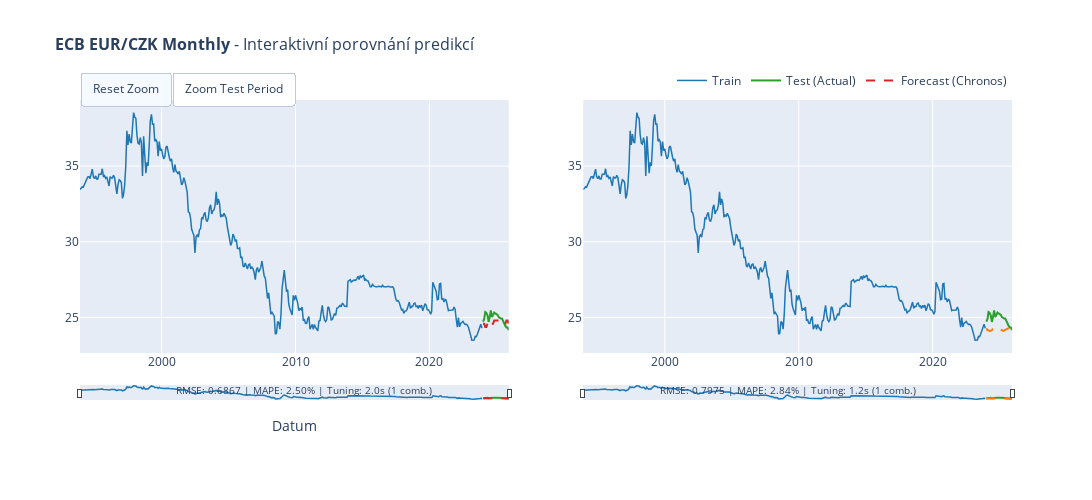

Here is the notebook cell this chart was saved with:
### Code cell
# 10. Interaktivní vizualizace (Plotly)
# Tato buňka používá již natrénované predikce z předchozí buňky

import plotly.graph_objects as go
from plotly.subplots import make_subplots

def create_interactive_forecast_plot(train_series, test_series, predictions_dict, dataset_name):
    """
    Vytvoří interaktivní graf s predikcemi pomocí Plotly.
    Umožňuje zoom, pan, range slider a hover tooltips.
    """
    
    # Počet grafů podle dostupných predikcí
    n_plots = len([k for k in ['best_rmse', 'fastest'] if k in predictions_dict and predictions_dict.get(k)])
    
    if n_plots == 0:
        print("Žádné predikce k zobrazení.")
        return
    
    # Kontrola, zda jsou modely stejné
    same_model = (predictions_dict.get('best_rmse', {}).get('model') == 
                  predictions_dict.get('fastest', {}).get('model'))
    
    if same_model:
        n_plots = 1
    
    fig = make_subplots(
        rows=1, cols=n_plots,
        subplot_titles=[f"Best RMSE: {predictions_dict['best_rmse']['model']}" if 'best_rmse' in predictions_dict else ""] +
                      ([f"Fastest Tuning: {predictions_dict['fastest']['model']}"] if not same_model and 'fastest' in predictions_dict else []),
        horizontal_spacing=0.08
    )
    
    colors = {
        'train': '#1f77b4',      # modrá
        'test': '#2ca02c',       # zelená
        'prediction': '#d62728', # červená
        'prediction2': '#ff7f0e' # oranžová
    }
    
    # Funkce pro přidání traces
    def add_forecast_traces(pred_key, col, show_legend=True):
        if pred_key not in predictions_dict:
            return
            
        pred_info = predictions_dict[pred_key]
        pred = pred_info['prediction']
        
        # Train data
        fig.add_trace(
            go.Scatter(
                x=train_series.time_index,
                y=train_series.values().flatten(),
                mode='lines',
                name='Train',
                line=dict(color=colors['train'], width=1.5),
                showlegend=show_legend,
                hovertemplate='<b>Train</b><br>Datum: %{x}<br>Hodnota: %{y:.4f}<extra></extra>'
            ),
            row=1, col=col
        )
        
        # Test data (actual)
        fig.add_trace(
            go.Scatter(
                x=test_series.time_index,
                y=test_series.values().flatten(),
                mode='lines',
                name='Test (Actual)',
                line=dict(color=colors['test'], width=2),
                showlegend=show_legend,
                hovertemplate='<b>Test (Actual)</b><br>Datum: %{x}<br>Hodnota: %{y:.4f}<extra></extra>'
            ),
            row=1, col=col
        )
        
        # Prediction
        pred_color = colors['prediction'] if col == 1 else colors['prediction2']
        fig.add_trace(
            go.Scatter(
                x=pred.time_index,
                y=pred.values().flatten(),
                mode='lines',
                name=f'Forecast ({pred_info["model"]})',
                line=dict(color=pred_color, width=2, dash='dash'),
                showlegend=show_legend,
                hovertemplate=f'<b>{pred_info["model"]}</b><br>Datum: %{{x}}<br>Predikce: %{{y:.4f}}<extra></extra>'
            ),
            row=1, col=col
        )
    
    # Přidání grafů
    if 'best_rmse' in predictions_dict:
        add_forecast_traces('best_rmse', 1, show_legend=True)
    
    if not same_model and 'fastest' in predictions_dict:
        add_forecast_traces('fastest', 2, show_legend=False)
    
    # Layout
    fig.update_layout(
        title=dict(
            text=f'<b>{dataset_name}</b> - Interaktivní porovnání predikcí',
            font=dict(size=16)
        ),
        width=1700,
        height=500,
        hovermode='x unified',
        legend=dict(
            orientation='h',
            yanchor='bottom',
            y=1.02,
            xanchor='right',
            x=1
        ),
        # Range slider pro časovou osu
        xaxis=dict(
            rangeslider=dict(visible=True, thickness=0.05),
            type='date',
            title='Datum'
        ),
    )
    
    # Pokud máme 2 grafy, přidáme range slider i na druhý
    if n_plots == 2:
        fig.update_xaxes(
            rangeslider=dict(visible=True, thickness=0.05),
            type='date',
            row=1, col=2
        )
    
    # Přidání anotací s metrikami
    annotations = []
    if 'best_rmse' in predictions_dict:
        info = predictions_dict['best_rmse']
        annotations.append(dict(
            x=0.02 if n_plots == 1 else 0.24,
            y=-0.18,
            xref='paper',
            yref='paper',
            text=f"RMSE: {info['rmse']:.4f} | MAPE: {info['mape']:.2f}% | Tuning: {info['tuning_time']:.1f}s ({info['combinations']} comb.)",
            showarrow=False,
            font=dict(size=10)
        ))
    
    if not same_model and 'fastest' in predictions_dict:
        info = predictions_dict['fastest']
        annotations.append(dict(
            x=0.76,
            y=-0.18,
            xref='paper',
            yref='paper',
            text=f"RMSE: {info['rmse']:.4f} | MAPE: {info['mape']:.2f}% | Tuning: {info['tuning_time']:.1f}s ({info['combinations']} comb.)",
            showarrow=False,
            font=dict(size=10)
        ))
    
    fig.update_layout(annotations=annotations, margin=dict(b=100))
    
    # Tlačítka pro zoom
    fig.update_layout(
        updatemenus=[
            dict(
                type="buttons",
                direction="left",
                buttons=[
                    dict(args=[{"xaxis.autorange": True, "xaxis2.autorange": True}], label="Reset Zoom", method="relayout"),
                    dict(args=[{"xaxis.range": [test_series.start_time(), test_series.end_time()],
                               "xaxis2.range": [test_series.start_time(), test_series.end_time()]}], 
                         label="Zoom Test Period", method="relayout"),
                ],
                pad={"r": 10, "t": 10},
                showactive=True,
                x=0.0,
                xanchor="left",
                y=1.15,
                yanchor="top"
            ),
        ]
    )
    
    return fig

# Vytvoření a zobrazení interaktivního grafu
if 'final_predictions' in dir() and final_predictions:
    fig = create_interactive_forecast_plot(
        train, test, final_predictions, DATASET_CONFIG['name']
    )
    if fig:
        fig.show()
else:
    print("Nejprve spusťte předchozí buňku pro natrénování modelů.")

### Figure 1 — Plotly figure (JSON) as saved in the notebook; plotly's stock layout.template omitted (floating-point values rounded to 4 significant figures; data arrays with more than 128 entries replaced by an {"elided": "..."} marker saying what was removed)
{"data": [{"hovertemplate": "<b>Train</b><br>Datum: %{x}<br>Hodnota: %{y:.4f}<extra></extra>", "line": {"color": "#1f77b4", "width": 1.5}, "mode": "lines", "name": "Train", "showlegend": true, "type": "scatter", "x": {"elided": "361 str values"}, "xaxis": "x", "y": {"elided": "361 float values"}, "yaxis": "y"}, {"hovertemplate": "<b>Test (Actual)</b><br>Datum: %{x}<br>Hodnota: %{y:.4f}<extra></extra>", "line": {"color": "#2ca02c", "width": 2}, "mode": "lines", "name": "Test (Actual)", "showlegend": true, "type": "scatter", "x": ["2024-01-01T00:00:00.000000000", "2024-02-01T00:00:00.000000000", "2024-03-01T00:00:00.000000000", "2024-04-01T00:00:00.000000000", "2024-05-01T00:00:00.000000000", "2024-06-01T00:00:00.000000000", "2024-07-01T00:00:00.000000000", "2024-08-01T00:00:00.000000000", "2024-09-01T00:00:00.000000000", "2024-10-01T00:00:00.000000000", "2024-11-01T00:00:00.000000000", "2024-12-01T00:00:00.000000000", "2025-01-01T00:00:00.000000000", "2025-02-01T00:00:00.000000000", "2025-03-01T00:00:00.000000000", "2025-04-01T00:00:00.000000000", "2025-05-01T00:00:00.000000000", "2025-06-01T00:00:00.000000000", "2025-07-01T00:00:00.000000000", "2025-08-01T00:00:00.000000000", "2025-09-01T00:00:00.000000000", "2025-10-01T00:00:00.000000000", "2025-11-01T00:00:00.000000000", "2025-12-01T00:00:00.000000000"], "xaxis": "x", "y": [24.73, 24.89, 25.36, 25.31, 25.15, 24.7, 25.03, 25.46, 25.03, 25.18, 25.33, 25.26, 25.18, 25.17, 25.02, 24.97, 24.93, 24.93, 24.75, 24.57, 24.44, 24.34, 24.33, 24.17], "yaxis": "y"}, {"hovertemplate": "<b>Chronos</b><br>Datum: %{x}<br>Predikce: %{y:.4f}<extra></extra>", "line": {"color": "#d62728", "dash": "dash", "width": 2}, "mode": "lines", "name": "Forecast (Chronos)", "showlegend": true, "type": "scatter", "x": ["2024-01-01T00:00:00.000000000", "2024-02-01T00:00:00.000000000", "2024-03-01T00:00:00.000000000", "2024-04-01T00:00:00.000000000", "2024-05-01T00:00:00.000000000", "2024-06-01T00:00:00.000000000", "2024-07-01T00:00:00.000000000", "2024-08-01T00:00:00.000000000", "2024-09-01T00:00:00.000000000", "2024-10-01T00:00:00.000000000", "2024-11-01T00:00:00.000000000", "2024-12-01T00:00:00.000000000", "2025-01-01T00:00:00.000000000", "2025-02-01T00:00:00.000000000", "2025-03-01T00:00:00.000000000", "2025-04-01T00:00:00.000000000", "2025-05-01T00:00:00.000000000", "2025-06-01T00:00:00.000000000", "2025-07-01T00:00:00.000000000", "2025-08-01T00:00:00.000000000", "2025-09-01T00:00:00.000000000", "2025-10-01T00:00:00.000000000", "2025-11-01T00:00:00.000000000", "2025-12-01T00:00:00.000000000"], "xaxis": "x", "y": [24.59, 24.59, 24.38, 24.38, 24.59, 24.38, 24.59, 24.59, 24.59, 24.59, 24.81, 24.81, 24.81, 24.81, 24.81, 24.81, 24.81, 24.81, 24.59, 24.59, 24.59, 24.81, 24.81, 24.59], "yaxis": "y"}, {"hovertemplate": "<b>Train</b><br>Datum: %{x}<br>Hodnota: %{y:.4f}<extra></extra>", "line": {"color": "#1f77b4", "width": 1.5}, "mode": "lines", "name": "Train", "showlegend": false, "type": "scatter", "x": {"elided": "361 str values"}, "xaxis": "x2", "y": {"elided": "361 float values"}, "yaxis": "y2"}, {"hovertemplate": "<b>Test (Actual)</b><br>Datum: %{x}<br>Hodnota: %{y:.4f}<extra></extra>", "line": {"color": "#2ca02c", "width": 2}, "mode": "lines", "name": "Test (Actual)", "showlegend": false, "type": "scatter", "x": ["2024-01-01T00:00:00.000000000", "2024-02-01T00:00:00.000000000", "2024-03-01T00:00:00.000000000", "2024-04-01T00:00:00.000000000", "2024-05-01T00:00:00.000000000", "2024-06-01T00:00:00.000000000", "2024-07-01T00:00:00.000000000", "2024-08-01T00:00:00.000000000", "2024-09-01T00:00:00.000000000", "2024-10-01T00:00:00.000000000", "2024-11-01T00:00:00.000000000", "2024-12-01T00:00:00.000000000", "2025-01-01T00:00:00.000000000", "2025-02-01T00:00:00.000000000", "2025-03-01T00:00:00.000000000", "2025-04-01T00:00:00.000000000", "2025-05-01T00:00:00.000000000", "2025-06-01T00:00:00.000000000", "2025-07-01T00:00:00.000000000", "2025-08-01T00:00:00.000000000", "2025-09-01T00:00:00.000000000", "2025-10-01T00:00:00.000000000", "2025-11-01T00:00:00.000000000", "2025-12-01T00:00:00.000000000"], "xaxis": "x2", "y": [24.73, 24.89, 25.36, 25.31, 25.15, 24.7, 25.03, 25.46, 25.03, 25.18, 25.33, 25.26, 25.18, 25.17, 25.02, 24.97, 24.93, 24.93, 24.75, 24.57, 24.44, 24.34, 24.33, 24.17], "yaxis": "y2"}, {"hovertemplate": "<b>TimeGPT</b><br>Datum: %{x}<br>Predikce: %{y:.4f}<extra></extra>", "line": {"color": "#ff7f0e", "dash": "dash", "width": 2}, "mode": "lines", "name": "Forecast (TimeGPT)", "showlegend": false, "type": "scatter", "x": ["2024-01-01T00:00:00.000000000", "2024-02-01T00:00:00.000000000", "2024-03-01T00:00:00.000000000", "2024-04-01T00:00:00.000000000", "2024-05-01T00:00:00.000000000", "2024-06-01T00:00:00.000000000", "2024-07-01T00:00:00.000000000", "2024-08-01T00:00:00.000000000", "2024-09-01T00:00:00.000000000", "2024-10-01T00:00:00.000000000", "2024-11-01T00:00:00.000000000", "2024-12-01T00:00:00.000000000", "2025-01-01T00:00:00.000000000", "2025-02-01T00:00:00.000000000", "2025-03-01T00:00:00.000000000", "2025-04-01T00:00:00.000000000", "2025-05-01T00:00:00.000000000", "2025-06-01T00:00:00.000000000", "2025-07-01T00:00:00.000000000", "2025-08-01T00:00:00.000000000", "2025-09-01T00:00:00.000000000", "2025-10-01T00:00:00.000000000", "2025-11-01T00:00:00.000000000", "2025-12-01T00:00:00.000000000"], "xaxis": "x2", "y": [24.28, 24.15, 24.16, 24.09, 24.11, 24.21, 24.24, 24.26, 24.27, 24.3, 24.32, 24.24, 24.28, 24.19, 24.14, 24.12, 24.14, 24.22, 24.23, 24.26, 24.29, 24.32, 24.37, 24.32], "yaxis": "y2"}], "layout": {"annotations": [{"font": {"size": 10}, "showarrow": false, "text": "RMSE: 0.6867 | MAPE: 2.50% | Tuning: 2.0s (1 comb.)", "x": 0.24, "xanchor": "center", "xref": "paper", "y": -0.18, "yanchor": "bottom", "yref": "paper"}, {"font": {"size": 10}, "showarrow": false, "text": "RMSE: 0.7975 | MAPE: 2.84% | Tuning: 1.2s (1 comb.)", "x": 0.76, "xanchor": "center", "xref": "paper", "y": -0.18, "yanchor": "bottom", "yref": "paper"}], "height": 500, "hovermode": "x unified", "legend": {"orientation": "h", "x": 1, "xanchor": "right", "y": 1.02, "yanchor": "bottom"}, "margin": {"b": 100}, "title": {"font": {"size": 16}, "text": "<b>ECB EUR/CZK Monthly</b> - Interaktivní porovnání predikcí"}, "updatemenus": [{"buttons": [{"args": [{"xaxis.autorange": true, "xaxis2.autorange": true}], "label": "Reset Zoom", "method": "relayout"}, {"args": [{"xaxis.range": ["2024-01-01T00:00:00", "2025-12-01T00:00:00"], "xaxis2.range": ["2024-01-01T00:00:00", "2025-12-01T00:00:00"]}], "label": "Zoom Test Period", "method": "relayout"}], "direction": "left", "pad": {"r": 10, "t": 10}, "showactive": true, "type": "buttons", "x": 0, "xanchor": "left", "y": 1.15, "yanchor": "top"}], "width": 1700, "xaxis": {"anchor": "y", "domain": [0, 0.46], "rangeslider": {"thickness": 0.05, "visible": true}, "title": {"text": "Datum"}, "type": "date"}, "xaxis2": {"anchor": "y2", "domain": [0.54, 1], "rangeslider": {"thickness": 0.05, "visible": true}, "type": "date"}, "yaxis": {"anchor": "x", "domain": [0, 1]}, "yaxis2": {"anchor": "x2", "domain": [0, 1]}}}
